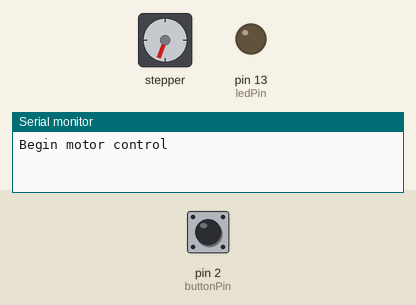
The sketch below on a simulated Arduino Uno, built with avr-gcc and run on an emulated ATmega328P. Parts: stepper motor, output pins drawn as LEDs (lit = HIGH), the last lines printed to the serial monitor. Wiring (inferred from the names in the program): stepper motor driver (200 steps per turn assumed): step pin 9; direction pin 3. The inputs (shaded band) are chosen by the test bench; at power-on: pin 2 (buttonPin) LOW. Pins used as bus, display or sensor lines are not drawn.

Above: at 1.2 s.
1.3 s: pin 2 (buttonPin) pulled HIGH for 0.15 s
At 2.2 s:
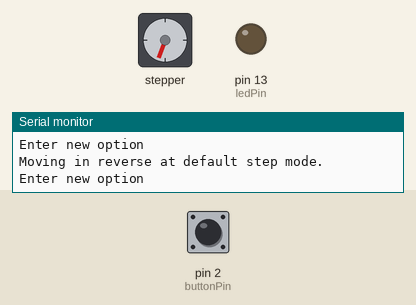
4.4 s: pin 2 (buttonPin) pulled HIGH for 1 s
At 5.8 s:
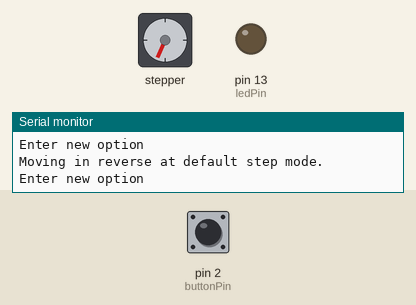
8.4 s: pin 2 (buttonPin) pulled HIGH for 0.15 s
At 8.8 s:
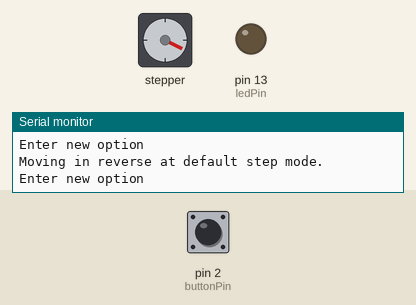
11.5 s: pin 2 (buttonPin) pulled HIGH for 3.2 s
At 12.4 s:
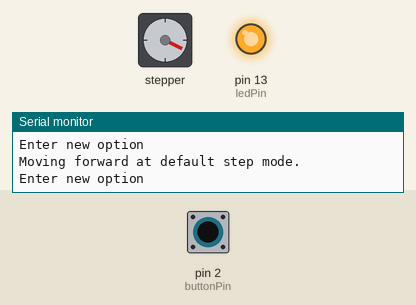
17.7 s: pin 2 (buttonPin) pulled HIGH for 0.15 s
At 18.3 s:
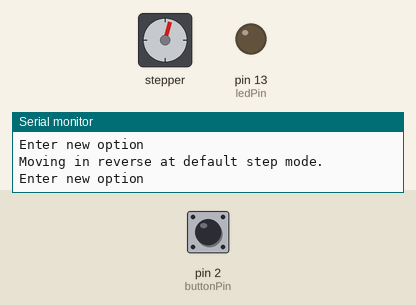
20.8 s: pin 2 (buttonPin) pulled HIGH for 1 s
At 21.9 s:
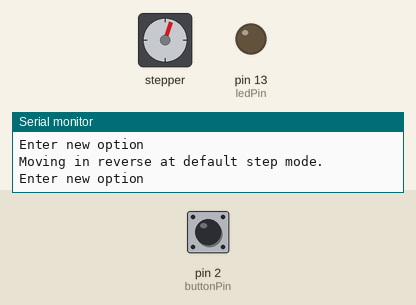
Timing chart, 0 to 72.3 s (numbered marks = the images above; inputs shaded):
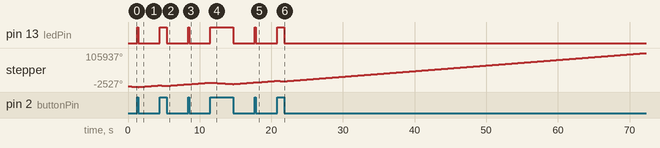

The sketch:

new_stepper.ino
```cpp
#define stp 9
#define dir 3
//Declare variables for functions
char user_input;
int x;
int y;
int state;
const int KL15Pin = 7;
const int buttonPin = 2;
volatile int buttonState = 0;
const int ledPin =  13;
void setup() {
 pinMode(stp, OUTPUT);
  pinMode(dir, OUTPUT);
    pinMode(ledPin, OUTPUT);
   pinMode(buttonPin, INPUT);
   Serial.begin(9600); //Open Serial connection for debugging
  Serial.println("Begin motor control");
 digitalWrite(KL15Pin, HIGH);
  digitalWrite(5, HIGH);
    attachInterrupt(0, pin_ISR, CHANGE);
}

void loop() {
 buttonState = digitalRead(buttonPin);
do
{
    digitalWrite(stp,HIGH); //Trigger one step forward
    delayMicroseconds(300);
    digitalWrite(10,LOW); //Pull step pin low so it can be triggered again
    delayMicroseconds(300);
    digitalWrite(stp,LOW); //Trigger one step forward
    delayMicroseconds(300);
    digitalWrite(10,HIGH); //Pull step pin low so it can be triggered again
    delayMicroseconds(300);
} while (buttonState == HIGH);


do
{
    digitalWrite(stp,HIGH); //Trigger one step
     delayMicroseconds(500);
    digitalWrite(stp,LOW); //Pull step pin low so it can be triggered again
   delayMicroseconds(500);


   } while (buttonState == LOW);


}
void pin_ISR() {
  buttonState = digitalRead(buttonPin);
  digitalWrite(ledPin, buttonState);
 if (buttonState == HIGH) {

  StepForwardDefault();
  }
  else {

    ReverseStepDefault();
  }
}
void StepForwardDefault()
{
  Serial.println("Moving forward at default step mode.");

  digitalWrite(dir, LOW); //Pull direction pin low to move "forward"

  Serial.println("Enter new option");
  Serial.println();
}

void ReverseStepDefault()
{
  Serial.println("Moving in reverse at default step mode.");
  digitalWrite(dir, HIGH); //Pull direction pin high to move in "reverse"


  Serial.println("Enter new option");
  Serial.println();
}
```

Measured:
- after the input at 1.3 s, pin 13 (ledPin): LOW → HIGH at once, → LOW 0.15 s later
- after the input at 4.4 s, pin 13 (ledPin): LOW → HIGH at once, → LOW 1.0 s later
- after the input at 8.4 s, pin 13 (ledPin): LOW → HIGH at once, → LOW 0.15 s later
- after the input at 11.5 s, pin 13 (ledPin): LOW → HIGH at once, → LOW 3.2 s later
- after the input at 17.7 s, pin 13 (ledPin): LOW → HIGH at once, → LOW 0.15 s later
- after the input at 20.8 s, pin 13 (ledPin): LOW → HIGH at once, → LOW 1.0 s later
